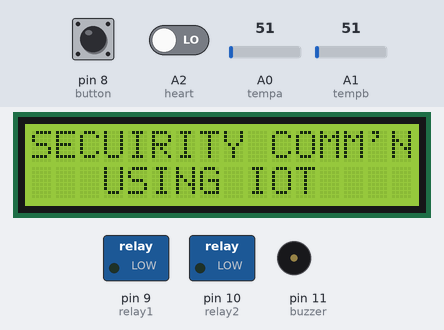
The sketch below on a simulated Arduino Mega 2560, built with avr-gcc and run on an emulated ATmega2560. Shown: 16×2 character LCD, switched loads named in the sketch (green lamp = pin HIGH), buzzer (waves = sounding, pin HIGH). The inputs (shaded band) are chosen by the test bench; at power-on: A1 (tempb) = 51, A2 (heart) LOW, pin 8 (button) HIGH, A0 (tempa) = 51. WiFi joins after 1.5 s; servers stay silent unless stated; uploads are accepted with an empty reply; random numbers use the default seed unless the sketch sets one; what the sketch prints to the serial monitor is not drawn.

Above: at 2.1 s.
At 14.3 s:
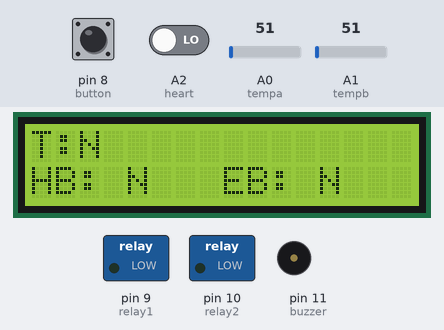
14.4 s: A1 (tempb) set to 86
17.4 s: A1 (tempb) set to 97
At 20.0 s:
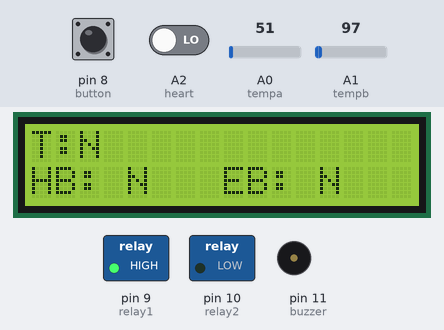
20.3 s: A2 (heart) driven HIGH
At 28.7 s:
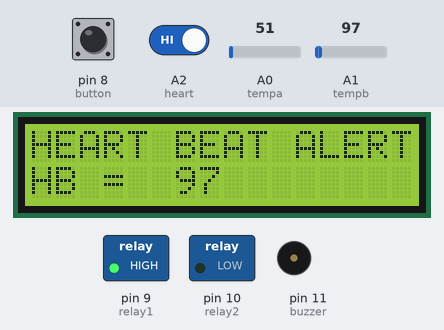
29.2 s: A1 (tempb) set to 71
32.2 s: pin 8 (button) pulled LOW for 1 s
At 34.9 s:
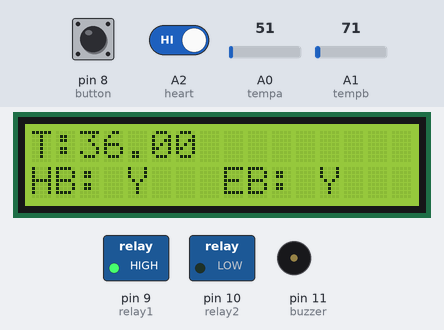
36.2 s: A2 (heart) driven LOW
At 39.8 s:
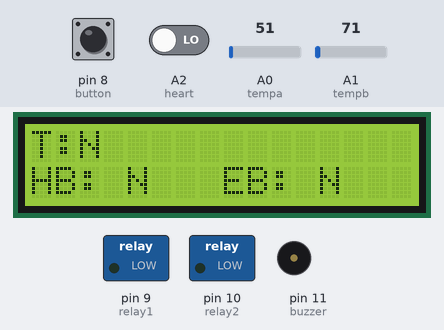
Timing chart, 0 to 40.2 s (numbered marks = the images above; inputs shaded):
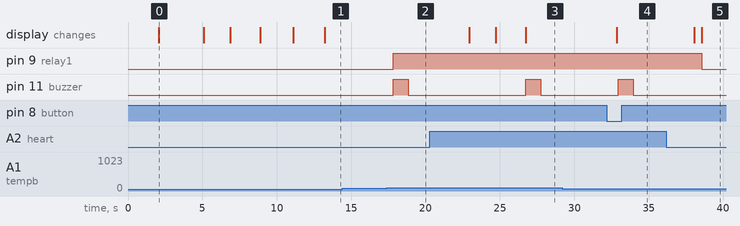

Measured:
- the behaviour switches between 92 and 93 on A1 (tempb) (found by bisection; images 1 and 2)
- after the input at 14.4 s, every drawn part: stays the same
- after the input at 17.4 s, pin 9 (relay1): LOW → HIGH after 0.43 s; pin 11 (buzzer): LOW → HIGH after 0.43 s, → LOW 1.0 s later
- after the input at 29.2 s, every drawn part: stays the same
- after the input at 32.2 s, pin 11 (buzzer): LOW → HIGH after 0.75 s, → LOW 1.0 s later
- what the display in image 0 shows lasts 3.0 s, from 2.1 s to 5.1 s

The sketch:

solder_health_monitoring_snist.ino
```cpp
#include "WiFiEsp.h"
#include<String.h>
#include <LiquidCrystal.h>
#include <String.h>

LiquidCrystal lcd (2, 3, 4, 5, 6, 7);

// Emulate Serial1 on pins 6/7 if not present
#ifndef HAVE_HWSERIAL1
#include "SoftwareSerial.h"
SoftwareSerial Serial1(12, 13); // RX, TX
#endif


#define tempa A0
#define tempb A1

#define button 8

#define buzzer 11
#define relay1 9
#define relay2 10
#define heart A2

int tt = 0;
String e_temp = "NORMAL";

float temp1=0.0;
unsigned int temp2 = 0;
float aa = 0.0;
unsigned int bb = 0;

String otp1[11] = {"37","36","30","28","36","32","37","29","33","39","39"} ;
String otp[11] = {"62","72","71","75","97","79","92","79","95","83","99"} ;
unsigned int no = 0;
unsigned hb = 0;
String hbvalue = "\0";

String H = "N";
String B = "N";

char ssid[] = "project12";            // your network SSID (name)
char pass[] = "project123456";        // your network password
int status = WL_IDLE_STATUS;     // the Wifi radio's status

char server[] = "projectsiot.xyz";
String A = "GET /IoTProjects/SolderHeath/upload.php?a=";
String Z = " HTTP/1.1";
String iot = "\0";
WiFiEspClient client;

String gas2 = "\0";
String p1 = "Normal";


void lcdstring (int a, int b, String w)
{
  lcd.setCursor(a,b);
  lcd.print(w);
}
void beep ()
{
  digitalWrite(buzzer,HIGH);
  delay(1000);
  digitalWrite(buzzer,LOW);
  delay(100);
}

void setup(void) {
  Serial.begin(9600);
  Serial.print("power up");

 lcd.begin(16,2);

lcd.clear();
lcd.setCursor(0,0);
        lcd.print("INTELLIGENT");
        lcd.setCursor(0,1);
         lcd.print(" SOLDER HEALTH   ");
         delay(2000);

lcd.clear();
lcd.setCursor(0,0);
        lcd.print("SECUIRITY COMM'N");
        lcd.setCursor(0,1);
         lcd.print("   USING IOT       ");
         delay(2000);

          pinMode(tempa,INPUT);
          pinMode(tempb,INPUT);
         pinMode(button,INPUT);
         pinMode(heart,INPUT);

          pinMode(buzzer,OUTPUT);
          pinMode(relay1,OUTPUT);
          pinMode(relay2,OUTPUT);

Serial1.begin(9600);

  Serial1.listen (); delay(1000);

  // initialize ESP module
  WiFi.init(&Serial1);

  // check for the presence of the shield
  if (WiFi.status() == WL_NO_SHIELD) {
    Serial.println(F("WiFi shield not present"));
    // don't continue
    //while (true);
  }
  lcd.clear ();
  lcd.setCursor(0, 0);
  lcd.print("CONNECTING TO");
  lcd.setCursor(0, 1);
  lcd.print(ssid);
  delay(300);
  // attempt to connect to WiFi network
  while ( status != WL_CONNECTED) {
    Serial.print(F("Attempting to connect to WPA SSID: "));
    Serial.println(ssid);
    // Connect to WPA/WPA2 network
    status = WiFi.begin(ssid, pass);
  }
  lcd.clear ();
  lcd.setCursor(0, 0);
  lcd.print("CONNECTED TO");
  lcd.setCursor(0, 1);
  lcd.print("WI - FI ");
  delay(2000);
  // you're connected now, so print out the data
  Serial.println(F("You're connected to the network"));

  lcd.clear ();
  lcd.setCursor(0, 0);
  lcd.print("server init.   ");
  lcd.setCursor(0, 1);
  lcd.print("please wait    ");
  delay(2000);

  Serial.println(F("sending data ---1 "));
  Serial.println(F("Starting connection to server..."));
  // if you get a connection, report back via serial
  if (client.connect(server, 80)) {
    Serial.println(F("Connected to server"));
    // Make a HTTP request
    client.println("GET /IoTProjects/SolderHeath/upload.php?a=U HTTP/1.1");
    client.println("Host: projectsiot.xyz");
    client.println("Connection: close");
    client.println();
  }
  client.flush();
  client.stop();

  lcd.clear ();
  lcd.setCursor(0, 0);
  lcd.print("server init.   ");
  lcd.setCursor(0, 1);
  lcd.print("done             ");
  delay(1000);

  Serial.println(F("PLEASE SHOW CARD "));

  Serial1.listen (); delay(1000);

}

void loop() {

e_temp = "N";
H = "N";
B = "N";
 no = random(11);
temp2 = analogRead(tempa);
float V=temp2*(5/(1023.00));
//float V=temp2*(5/(1023.00));
  temp1=V*100;

  temp1 = temp1 - 10;
Serial.print("body temperature is = "); Serial.println(temp1);
delay(50);

bb = analogRead(tempb);
float VV=bb*(5/(1023.00));
//float V=temp2*(5/(1023.00));
  aa=VV*100;

  aa = aa - 10;
Serial.print("temperature is = "); Serial.println(aa);
delay(50);

Serial.println("button="+String(digitalRead(button)));
Serial.println("heart"+String(digitalRead(heart)));


if (aa > 35)
{
  e_temp = "Y";
    delay(100);
 digitalWrite(relay1,HIGH);
beep ();
iot =  A + String(temp1) + "&b=" + e_temp + "&c=" + H + "&d=" + B + Z;
// sndit (iot);
delay(4000);
}
/*
if ((temp1 > 55)||(aa > 55))
{

    lcdstring(0,0,"T:"+String(temp1));
    lcdstring(8,0,"BT:"+String(aa));
     lcdstring(0,1,"HB: "+String(H));
     lcdstring(8,1,"EB: "+String(B));
     delay(100);
 digitalWrite(relay1,HIGH);
beep ();
iot =  q + String(temp1) + "&b=" + String(aa) + "&c=" + H + "&d=" + B ;
send2server ();


 // msg = p +"Temperature%20Alert%0AT: "+String(temp1);
// sendmsg();
  delay(2000);
}
*/
else
{
 digitalWrite(relay1,LOW);
}
/*
if ((temp1 < 25)||(aa < 25))
{

    lcdstring(0,0,"T:"+String(temp1));
    lcdstring(8,0,"BT:"+String(aa));
     lcdstring(0,1,"HB: "+String(H));
     lcdstring(8,1,"EB: "+String(B));
     delay(100);
beep ();
 digitalWrite(relay2,HIGH);

iot =  q + String(temp1) + "&b=" + String(aa) + "&c=" + H + "&d=" + B ;
send2server ();


 // msg = p +"Temperature%20Alert%0AT: "+String(temp1);
// sendmsg();
  delay(2000);
}

else
{
 digitalWrite(relay2,LOW);
}
*/
if ((digitalRead(heart)))
{
  lcd.clear();
     lcd.setCursor(0,0);
    lcd.print(" PLZ PUT YOUR  ");
      lcd.setCursor(0,1);
    lcd.print("FINGER PROPERLY");
    delay(1800);
    lcd.clear();
    lcd.setCursor(0,0);
    lcd.print("CALCULATING.....");
  delay(2000);

  hb = otp[no].toInt();
 Serial.print("otp is = "); Serial.println(hb);

  H = String(hb);
  tt = otp1[no].toInt();
  temp1 = float(tt);
Serial.println("temp1 = "+String(temp1));

  if ((hb>95)||(hb<70))
  {
    H = "Y";
Serial.println("****** heart alert *********");
    lcd.clear();
  lcd.print("HEART BEAT ALERT");
    lcd.setCursor(0,1);
    lcd.print("HB = ");
    lcd.setCursor(6,1);
    lcd.print(hb);
beep ();
iot =  A + String(temp1) + "&b=" + e_temp + "&c=" + H + "&d=" + B + Z;
//msg = a + "HEART%20BEAT%20ALERT%20PLEASE%20CHECK";
// sendsms ();
// sndit (iot);
delay(5000);
}
  else
  {

  hbvalue = "\0";
  lcd.clear();
  lcd.print("HEART BEAT NORMAL");
    lcd.setCursor(0,1);
    lcd.print("H BEAT = ");
    lcd.setCursor(10,1);
    lcd.print(hb);
iot =  A + String(temp1) + "&b=" + e_temp + "&c=" + H + "&d=" + B + Z;
// sndit (iot);
  delay(3000);

  }

}//heart beat

if (digitalRead(button)==LOW)
{
  B= "Y";

  lcd.clear();
    lcdstring(0,0,"T:"+String(temp1));
     lcdstring(0,1,"HB: "+String(H));
     lcdstring(8,1,"EB: "+String(B));
     delay(100);


iot =  A + String(temp1) + "&b=" + e_temp + "&c=" + H + "&d=" + B + Z;
// sndit (iot);
beep ();
delay(4000);
}
else
{
  B = "N";
}
  lcd.clear();
     lcdstring(0,0,"T:"+String(e_temp));
     lcdstring(0,1,"HB: "+String(H));
     lcdstring(8,1,"EB: "+String(B));
     delay(100);

iot =  A + String(temp1) + "&b=" + e_temp + "&c=" + H + "&d=" + B + Z;
// sndit (iot);

////////////////////////////////////////////////////////////////////////////////////

//Serial1.listen(); delay(1000);

  Serial.print(F("A = ")); Serial.println(iot);

  // if the server's disconnected, stop the client
  if (!client.connected()) {
    Serial.println(F("Disconnecting from server..."));
    client.stop();

    // do nothing forevermore
    //while (true);
  }
  client.stop();
  client.flush();

  for (int x = 0; x < 2; x++)
  {
    delay(10);
    Serial.println(x, DEC);
  }
  Serial.println(F("Starting connection to server..."));
  // if you get a connection, report back via serial
  if (client.connect(server, 80)) {
    Serial.println(F("Connected to server"));
    // Make a HTTP request


    //client.println("GET /IoTProjects/TollBooth/tollbooth.php?a=A&b=5&c=6&d=3 HTTP/1.1");

    client.println("GET /IoTProjects/SolderHeath/upload.php?a="+String(temp1)+ "&b=" + e_temp  + " HTTP/1.1");

    client.println("Host: projectsiot.xyz");
    client.println("Connection: close");
    client.println();
    iot = "\0";
    Serial.println();
    Serial.println();
    Serial.println();
  }
/////////////////////////////////////////////////////////////////////////////////////////


}// LOOP

  void sndit (String link)
  {

//Serial1.listen(); delay(1000);

  Serial.print(F("A = ")); Serial.println(link);

  // if the server's disconnected, stop the client
  if (!client.connected()) {
    Serial.println(F("Disconnecting from server..."));
    client.stop();

    // do nothing forevermore
    //while (true);
  }
  client.stop();
  client.flush();

  for (int x = 0; x < 2; x++)
  {
    delay(10);
    Serial.println(x, DEC);
  }
  Serial.println(F("Starting connection to server..."));
  // if you get a connection, report back via serial
  if (client.connect(server, 80)) {
    Serial.println(F("Connected to server"));
    // Make a HTTP request


    //client.println("GET /IoTProjects/TollBooth/tollbooth.php?a=A&b=5&c=6&d=3 HTTP/1.1");

    client.println(A + String(temp1) + "&b=" + e_temp + "&c=" + H + "&d=" + B + Z);

    client.println("Host: projectsiot.xyz");
    client.println("Connection: close");
    client.println();
    iot = "\0";
  }
  }
```
